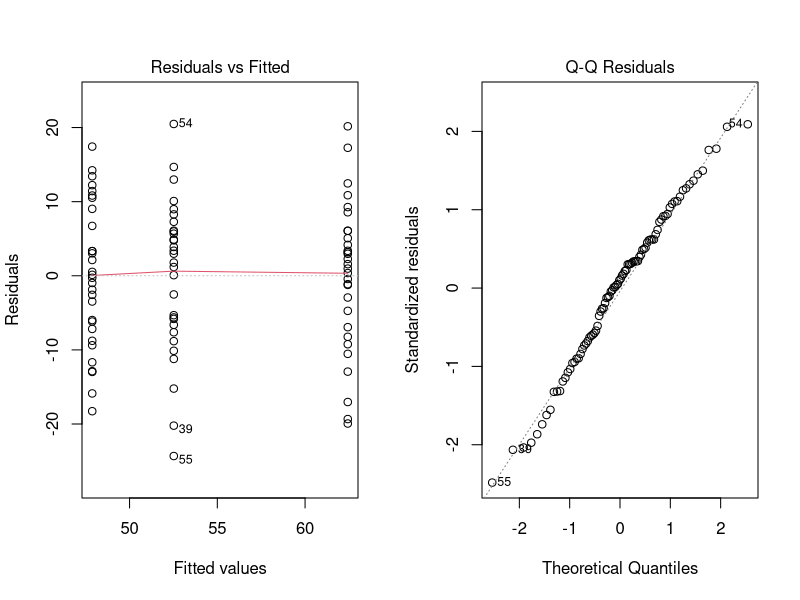

Reproduce this figure in R.
# Εκτέλεση από τον φάκελο lecture-05: Rscript scripts/analysis.R
# Μόνο base R / stats, χωρίς εξωτερικά πακέτα.
d <- read.csv("anova_study.csv", fileEncoding = "UTF-8-BOM")
stopifnot(identical(names(d), c("child_id", "story_method", "comprehension_score")),
          nrow(d) == 90, !anyNA(d), !anyDuplicated(d$child_id),
          all(d$comprehension_score >= 0 & d$comprehension_score <= 100))
d$story_method <- factor(d$story_method, levels = c("Α", "Β", "Γ"))
print(table(d$story_method))
print(aggregate(comprehension_score ~ story_method, d,
                function(x) c(n=length(x), mean=mean(x), sd=sd(x), min=min(x), max=max(x))))
fit <- aov(comprehension_score ~ story_method, data = d)
print(summary(fit))
a <- summary(fit)[[1]]
SS_B <- a[1, "Sum Sq"]; SS_W <- a[2, "Sum Sq"]
MS_W <- a[2, "Mean Sq"]; df_B <- a[1, "Df"]; SS_T <- SS_B + SS_W
eta2 <- SS_B / SS_T
omega2 <- (SS_B - df_B * MS_W) / (SS_T + MS_W)
print(c(eta2 = eta2, omega2 = omega2))
print(TukeyHSD(fit, conf.level = 0.95))
print(shapiro.test(residuals(fit)))
# Levene με κέντρο τον μέσο: ANOVA των απόλυτων αποκλίσεων.
d$deviation <- abs(d$comprehension_score -
                    ave(d$comprehension_score, d$story_method, FUN = mean))
print(summary(aov(deviation ~ story_method, d)))
# Η deviation είναι προσωρινό διαγνωστικό αντικείμενο· το CSV μένει με 3 στήλες.
# Σύγκριση διορθώσεων (όλοι οι t έλεγχοι χρησιμοποιούν κοινό MS_W).
print(pairwise.t.test(d$comprehension_score, d$story_method,
                      p.adjust.method = "holm", pool.sd = TRUE))
print(pairwise.t.test(d$comprehension_score, d$story_method,
                      p.adjust.method = "bonferroni", pool.sd = TRUE))
stopifnot(abs(unname(a[1, "F value"]) - 16.721250389965) < 1e-8,
          abs(eta2 - .277663620096) < 1e-9,
          abs(omega2 - .258908541721) < 1e-9)
pdf("diagnostics_R.pdf", width=10, height=5)
par(mfrow=c(1,2)); plot(fit, which=1); plot(fit, which=2)
dev.off()
